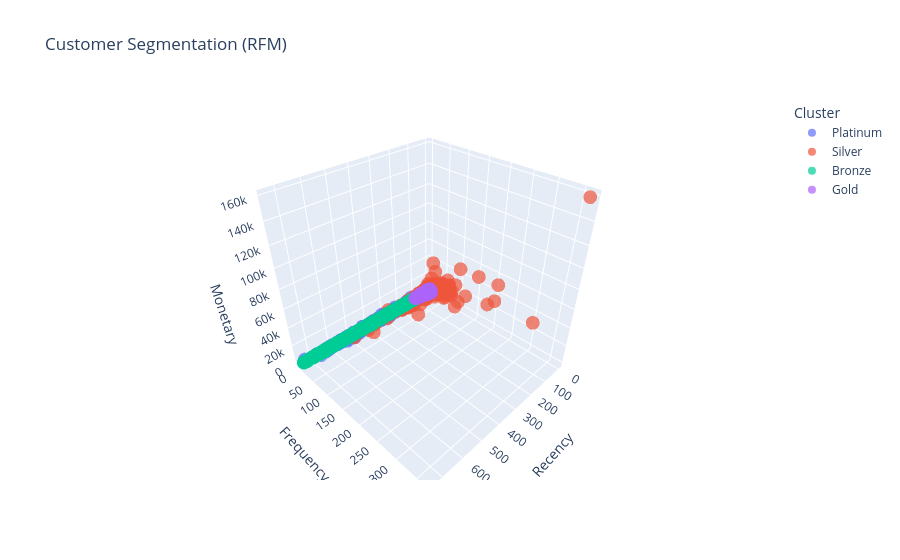

The cell this chart's notebook holds for it:
### Code cell
fig = px.scatter_3d(
    rfm,
    x='Recency',
    y='Frequency',
    z='Monetary',
    color='Cluster',
    opacity=0.7,
    title='Customer Segmentation (RFM)'
)

fig.show()

### Figure 1 — Plotly figure (JSON) as saved in the notebook; plotly's stock layout.template omitted (floating-point values rounded to 4 significant figures; data arrays with more than 128 entries replaced by an {"elided": "..."} marker saying what was removed)
{"data": [{"hovertemplate": "Cluster=Platinum<br>Recency=%{x}<br>Frequency=%{y}<br>Monetary=%{z}<extra></extra>", "legendgroup": "Platinum", "marker": {"color": "#636efa", "opacity": 0.7, "symbol": "circle"}, "mode": "markers", "name": "Platinum", "scene": "scene", "showlegend": true, "type": "scatter3d", "x": {"elided": "1426 int values"}, "y": {"elided": "1426 int values"}, "z": {"elided": "1426 float values"}}, {"hovertemplate": "Cluster=Silver<br>Recency=%{x}<br>Frequency=%{y}<br>Monetary=%{z}<extra></extra>", "legendgroup": "Silver", "marker": {"color": "#EF553B", "opacity": 0.7, "symbol": "circle"}, "mode": "markers", "name": "Silver", "scene": "scene", "showlegend": true, "type": "scatter3d", "x": {"elided": "1181 int values"}, "y": {"elided": "1181 int values"}, "z": {"elided": "1181 float values"}}, {"hovertemplate": "Cluster=Bronze<br>Recency=%{x}<br>Frequency=%{y}<br>Monetary=%{z}<extra></extra>", "legendgroup": "Bronze", "marker": {"color": "#00cc96", "opacity": 0.7, "symbol": "circle"}, "mode": "markers", "name": "Bronze", "scene": "scene", "showlegend": true, "type": "scatter3d", "x": {"elided": "1882 int values"}, "y": {"elided": "1882 int values"}, "z": {"elided": "1882 float values"}}, {"hovertemplate": "Cluster=Gold<br>Recency=%{x}<br>Frequency=%{y}<br>Monetary=%{z}<extra></extra>", "legendgroup": "Gold", "marker": {"color": "#ab63fa", "opacity": 0.7, "symbol": "circle"}, "mode": "markers", "name": "Gold", "scene": "scene", "showlegend": true, "type": "scatter3d", "x": {"elided": "1165 int values"}, "y": {"elided": "1165 int values"}, "z": {"elided": "1165 float values"}}], "layout": {"legend": {"title": {"text": "Cluster"}, "tracegroupgap": 0}, "scene": {"domain": {"x": [0, 1], "y": [0, 1]}, "xaxis": {"title": {"text": "Recency"}}, "yaxis": {"title": {"text": "Frequency"}}, "zaxis": {"title": {"text": "Monetary"}}}, "title": {"text": "Customer Segmentation (RFM)"}}}
